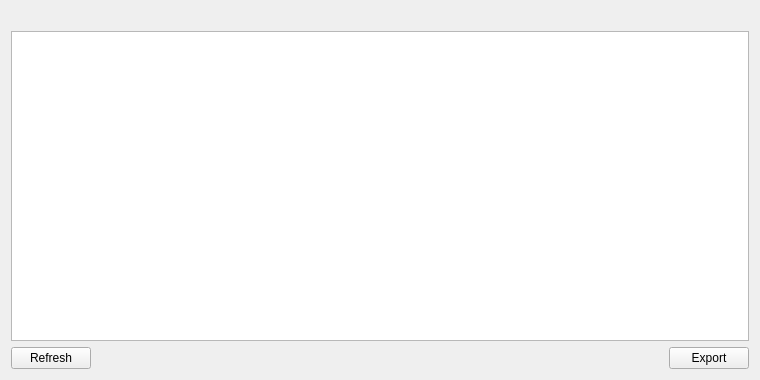
<?xml version="1.0" encoding="UTF-8"?>
<ui version="4.0">
 <class>MyWhitelistOfferDialog</class>
 <widget class="QWidget" name="MyWhitelistOfferDialog">
  <property name="geometry">
   <rect>
    <x>0</x>
    <y>0</y>
    <width>760</width>
    <height>380</height>
   </rect>
  </property>
  <property name="windowTitle">
   <string>My Offer Affiliates</string>
  </property>
  <layout class="QVBoxLayout" name="verticalLayout">
   <item>
    <widget class="QLabel" name="labelExplanation">
     <property name="textFormat">
      <enum>Qt::PlainText</enum>
     </property>
     <property name="wordWrap">
      <bool>true</bool>
     </property>
    </widget>
   </item>
   <item>
    <widget class="QTableView" name="tableView">
     <property name="contextMenuPolicy">
      <enum>Qt::CustomContextMenu</enum>
     </property>
     <property name="toolTip">
      <string/>
     </property>
     <property name="tabKeyNavigation">
      <bool>false</bool>
     </property>
     <property name="alternatingRowColors">
      <bool>true</bool>
     </property>
     <property name="selectionMode">
      <enum>QAbstractItemView::SingleSelection</enum>
     </property>
     <property name="selectionBehavior">
      <enum>QAbstractItemView::SelectRows</enum>
     </property>
     <property name="sortingEnabled">
      <bool>true</bool>
     </property>
     <attribute name="verticalHeaderVisible">
      <bool>false</bool>
     </attribute>
    </widget>
   </item>
   <item>
    <layout class="QHBoxLayout" name="horizontalLayout">
     <item>
      <widget class="QPushButton" name="refreshButton">
       <property name="maximumSize">
        <size>
         <width>16777215</width>
         <height>48</height>
        </size>
       </property>
       <property name="toolTip">
        <string>Refresh your affiliate list for this offer</string>
       </property>
       <property name="text">
        <string>Refresh</string>
       </property>
      </widget>
     </item>
     <item>
      <spacer name="horizontalSpacer">
       <property name="orientation">
        <enum>Qt::Horizontal</enum>
       </property>
       <property name="sizeHint" stdset="0">
        <size>
         <width>40</width>
         <height>20</height>
        </size>
       </property>
      </spacer>
     </item>
     <item>
      <widget class="QPushButton" name="exportButton">
       <property name="toolTip">
        <string>Export the data in the current tab to a file</string>
       </property>
       <property name="text">
        <string>Export</string>
       </property>
      </widget>
     </item>
    </layout>
   </item>
  </layout>
 </widget>
 <resources>
  <include location="../gtacoin.qrc"/>
 </resources>
 <connections/>
</ui>
